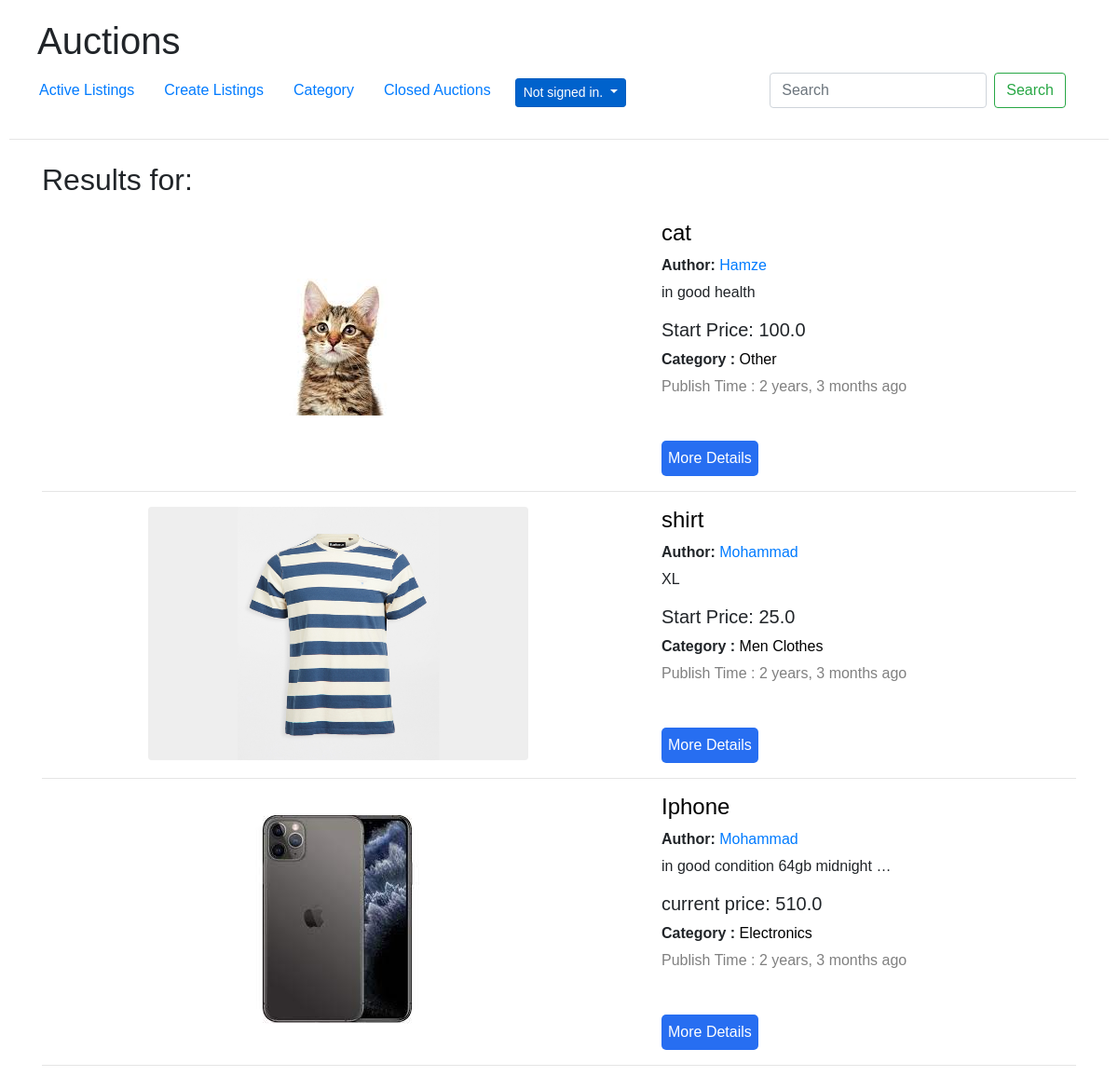
Screenshot of /search with the database file from the repository.
### auctions/models.py (models this page shows, shortened)
class Product(models.Model):
    id = models.AutoField(primary_key=True)
    user = models.ForeignKey(User, on_delete=models.PROTECT)
    title = models.CharField(max_length=65)
    description = models.CharField(max_length=300)
    created_at = models.DateTimeField(auto_now_add=True)
    category = models.ForeignKey(Category, default="Other", on_delete=models.SET_DEFAULT)
    start_price = models.FloatField()
    current_price = models.FloatField(blank=True, null=True)
    image = models.ImageField(upload_to='product_image', blank=True, null=True)
    is_active = models.BooleanField(default=True)
    buyer = models.ForeignKey(User, null=True, blank=True, on_delete=models.PROTECT, related_name="buyer")
    watchers = models.ManyToManyField(User, blank=True, related_name="watchlist")

class User(AbstractUser):
    pass
    def __str__(self):
        return f"{self.username}"

class Category(models.Model):
    id = models.AutoField(primary_key=True)
    name = models.CharField(max_length=64)
    image = models.ImageField(upload_to='category_img', blank=True)
    def __str__(self):
        return f"{self.name}"

### auctions/views.py (the view)
# urls.py: path("search", views.search_bar, name="search_bar"),
def search_bar(request):
    if request.method == "GET":
        search = request.GET.get('search','')
        auctions = Product.objects.all().filter(is_active=True,title__icontains=search)
        return render(request, "auctions/search_page.html",{
            "auctions": auctions,
            "search_query": search
        })

### auctions/templates/auctions/search_page.html (shortened to what this page needs)
{% extends 'auctions/layout.html' %}
{% block body %}
    <div class="container">
      <h2 class="my-4">Results for: {{ search_query }}</h2>
        {% for auction in auctions %}
          <div class="row">
            <div class="col-md-7" style="display:flex; justify-content: center; align-items:center; width:665px; height:272px;">
              {% if auction.image %}
                <a href="{% url 'listing_page' auction.id %}"><img src="{{ auction.image.url }}" alt="Please Refresh"  class="img-fluid rounded mb-3 mb-md-0" id="img"></a>
              {% else %}
                <div class="img_container"><a href="{% url 'listing_page' auction.id %}"><img src="media/product_image/noimg.png" alt="Please Refresh" class="img-fluid rounded mb-3 mb-md-0" id="img"></a></div>
              {% endif %}
            </div>
            <div class="col-md-5">
              <div class="w-index">
                <a href="{% url 'listing_page' auction.id %}" style="color:black;"><h4>{{ auction.title }}</h4></a>
              </div>
              <div style="margin-bottom:5px;"><strong>Author: </strong><a href="{% url 'myauctions' auction.user %}">{{ auction.user }}</a></div>
              <p style="width: 250px; white-space: nowrap; overflow: hidden;text-overflow: ellipsis;">{{ auction.description }}</p>
              {% if auction.current_price == null %}
                <h5>Start Price: {{ auction.start_price }}</h5>
              {% else %}
                <h5>current price: {{ auction.current_price }}</h5>
              {% endif %}
              {% load humanize %}
              <p style="margin-bottom: 5px;"><strong>Category : </strong><a href="{% url 'auction_by_category' auction.category %}" style="color:black">{{ auction.category }}</a></p>
              <p style="color: grey;">Publish Time : {{ auction.created_at|naturaltime }}</p>
              <a href="{% url 'listing_page' auction.id %}"><button class="details_btn" type="button">More Details</button></a>
            </div>
          </div>
          <hr>
        {% empty %}
          <div style="display:flex; justify-content:center; align-items:center;">
            <div class="alert alert-danger" role="alert" style="text-align:center;"><strong>No Results Found</strong></div>
          </div>
        {% endfor %}
      </div>
{% endblock %}

### auctions/static/auctions/styles.css (style rules this page uses)
body { padding: 10px; }
#img { max-width: 665px; max-height: 272px; }
.details_btn { padding: 7px; background-color: #276EF1; color: white; outline: #276EF1; border: 1px; border-radius: 5px; margin-top: 30px; }
.w-index { display: flex; justify-content: space-between; }

### rows the page displays
Product: image (picture), title "cat", user "Hamze", description "in good health", start_price "100.0", category "Other", created_at "2 years, 3 months ago"
Product: image (picture), title "shirt", user "Mohammad", description "XL", start_price "25.0", category "Men Clothes", created_at "2 years, 3 months ago"
Product: image (picture), title "Iphone", user "Mohammad", description "in good condition 64gb midnight…", current_price "510.0", category "Electronics", created_at "2 years, 3 months ago"
